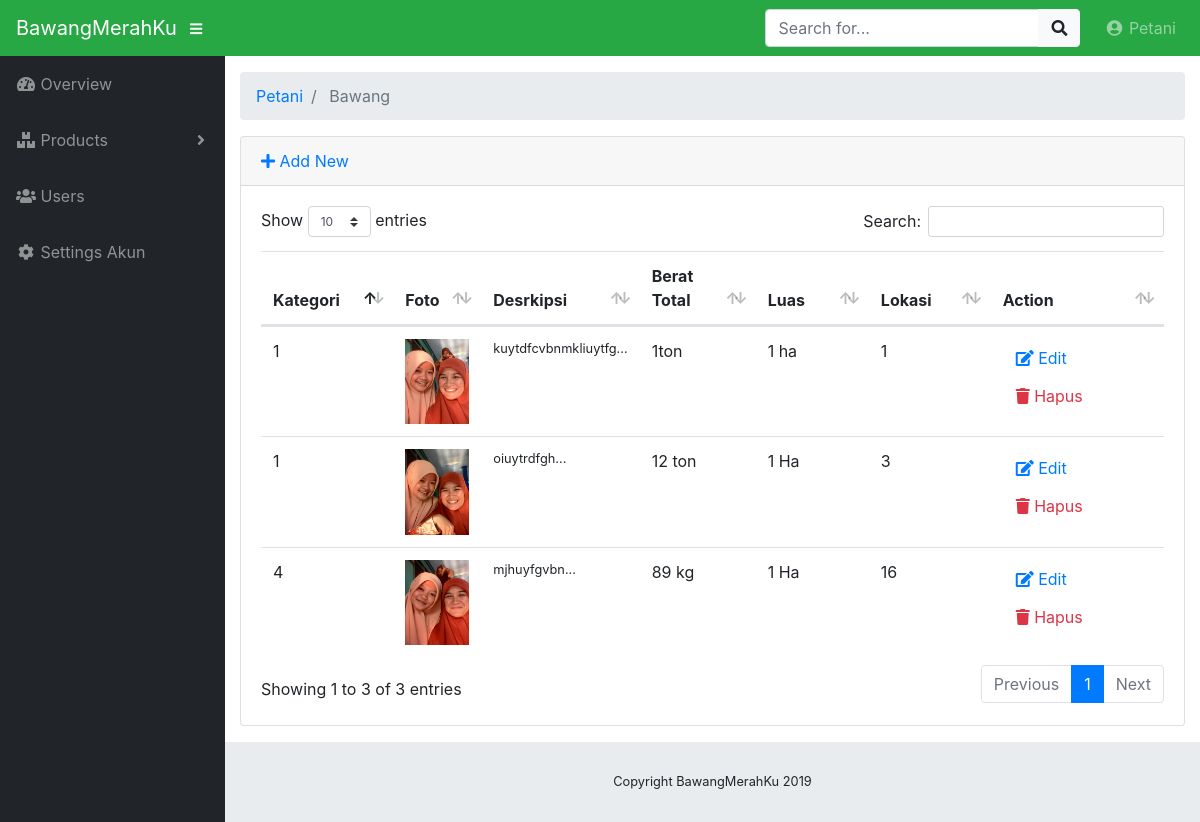
The app's page /index.php/petani/bawang with its own data.
### tables this page shows
CREATE TABLE `barang` (
  `brg_id` int(10) NOT NULL,
  `brg_deskripsi` text NOT NULL,
  `brg_gambar` varchar(225) NOT NULL,
  `ctg_id` int(10) NOT NULL,
  `ptn_id` int(10) NOT NULL,
  `brg_berat` varchar(20) NOT NULL,
  `brg_luas` varchar(50) NOT NULL,
  `kec_id` int(10) NOT NULL
);

### application/controllers/petani/Bawang.php (called while the page is built, shortened)
<?php
class Bawang extends CI_Controller
{
    public function __construct()
    {
        $this->load->model("product_model");
        $this->load->library('form_validation');
    }
    public function index()
    {
        $data["bawang"] = $this->product_model->getAll('barang');
        $data["kecamatan"] = $this->product_model->getAll('kecamatan');
        $this->load->view("petani/bawangmerah", $data);
    }
}

### index.php (called while the page is built, shortened)
<?php
require_once BASEPATH.'core/CodeIgniter.php';

### application/models/Product_model.php (called while the page is built, shortened)
<?php defined('BASEPATH') OR exit('No direct script access allowed');
class Product_model extends CI_Model
{
    public function getAll($table)
    {
        return $this->db->get($table)->result();
    }
}

### application/views/petani/bawangmerah.php (the view, shortened to what this page needs)
<!DOCTYPE html>
<html lang="en">
<head>
</head>
<body id="page-top">
	<div id="wrapper">
		<div id="content-wrapper">
			<div class="container-fluid">
				<div class="card mb-3">
					<div class="card-header">
						<a href="<?php echo site_url('petani/bawang/add') ?>"><i class="fas fa-plus"></i> Add New</a>
					</div>
					<div class="card-body">
						<div class="table-responsive">
							<table class="table table-hover" id="dataTable" width="100%" cellspacing="0">
								<thead>
									<tr>
                                        <th>Kategori</th>
										<th>Foto</th>
										<th>Desrkipsi</th>
										<th>Berat Total</th>
										<th>Luas</th>
										<th>Lokasi</th>
										<th>Action</th>
									</tr>
								</thead>
								<tbody>
									<?php foreach ($bawang as $bw): ?>
									<tr>
										<td width="150">
											<?php echo $bw->ctg_id ?>
										</td>
										<td>
											<img src="<?php echo base_url('upload/product/'.$bw->brg_gambar) ?>" width="64" />
										</td>
										<td class="small">
                                            <?php echo substr($bw->brg_deskripsi, 0, 120) ?>...
										</td>
										<td width="150">
											<?php echo $bw->brg_berat ?>
										</td>
										<td width="150">
											<?php echo $bw->brg_luas ?>
										</td>
                                        <td width="150">
											<?php echo $bw->kec_id ?>
										</td>
										<td width="250">
											<a href="<?php echo site_url('petani/bawang/edit/'.$bw->brg_id) ?>"
											 class="btn btn-small"><i class="fas fa-edit"></i> Edit</a>
											<a onclick="deleteConfirm('<?php echo site_url('petani/bawang/delete/'.$bw->brg_id) ?>')"
											 href="#!" class="btn btn-small text-danger"><i class="fas fa-trash"></i> Hapus</a>
										</td>
									</tr>
									<?php endforeach; ?>
								</tbody>
							</table>
						</div>
					</div>
				</div>
			</div>
		</div>
	</div>
</body>
</html>

### css/sb-admin.css (style rules this page uses)
html { position: relative; min-height: 100%; }
body { height: 100%; }
#wrapper { display: -webkit-box; display: -ms-flexbox; display: flex; }
#wrapper #content-wrapper { overflow-x: hidden; width: 100%; padding-top: 1rem; padding-bottom: 80px; }
:root { --input-padding-x: 0.75rem; --input-padding-y: 0.75rem; }

### records on screen
barang: ctg "1", brg_gambar (picture), brg_deskripsi "kuytdfcvbnmkliuytfg", brg_berat "1ton", brg_luas "1 ha", kec "1"
barang: ctg "1", brg_gambar (picture), brg_deskripsi "oiuytrdfgh", brg_berat "12 ton", brg_luas "1 Ha", kec "3"
barang: ctg "4", brg_gambar (picture), brg_deskripsi "mjhuyfgvbn", brg_berat "89 kg", brg_luas "1 Ha", kec "16"

### other values on screen
SITE_NAME "BawangMerahKu"
$segment "Petani"
$segment "Bawang"
Date('Y') "2019"
